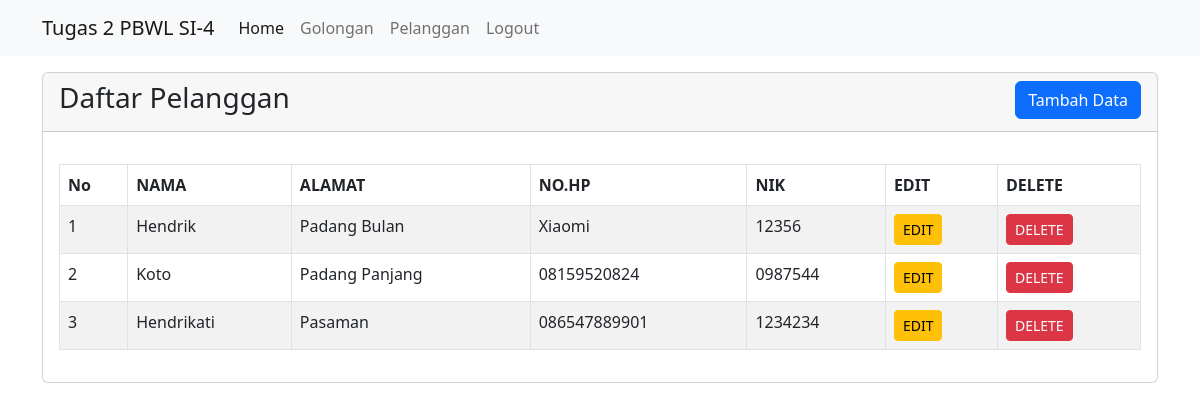
Page /pelanggan on the committed database.
### tables this page shows
CREATE TABLE `tb_pelanggan` (
  `pel_id` int(11) NOT NULL,
  `pel_id_gol` tinyint(3) DEFAULT NULL,
  `pel_no` varchar(20) NOT NULL,
  `pel_nama` varchar(50) DEFAULT NULL,
  `pel_alamat` text DEFAULT NULL,
  `pel_hp` varchar(20) DEFAULT NULL,
  `pel_ktp` varchar(50) DEFAULT NULL,
  `pel_seri` varchar(50) DEFAULT NULL,
  `pel_meteran` int(11) DEFAULT NULL,
  `pel_aktif` enum('Y','N') DEFAULT NULL,
  `pel_id_user` int(11) DEFAULT NULL,
  `created_at` timestamp NOT NULL DEFAULT current_timestamp() ON UPDATE current_timestamp(),
  `update_at` datetime DEFAULT NULL
);

### app/core/Controller.php (called while the page is built, shortened)
<?php
class Controller
{
	public function home($view, $data = [])
	{
		require_once ROOT . "layouts/home.php";
	}
}

### app/controllers/Pelanggan.php (called while the page is built, shortened)
<?php
class Pelanggan extends Controller
{
    protected object $model;
    public function __construct() {
        $this->model = new \App\Models\Pelanggan();
    }
	public function index()
	{
		$data['rows'] = $this->model->all();
		$this->home('pelanggan/index', $data);
	}
}

### index.php (called while the page is built, shortened)
<?php
new App\Core\Bootstrap();

### app/core/Model.php (called while the page is built, shortened)
<?php
class Model
{
	public function __construct()
	{
		try {
			$this->db = new PDO("mysql:host=localhost;dbname=tugas2pbwl_kosma", "root", "");
		} catch (Exception $e) {
			die("error! " . $e->getMessage());
		}
	}
}

### app/models/Pelanggan.php (called while the page is built, shortened)
<?php
class Pelanggan extends Model
{
      public function all()
      {
            $sql = "SELECT * FROM tb_pelanggan";
            $stmt = $this->db->prepare($sql);
            $stmt->execute();
            $data = [];
            while ($rows = $stmt->fetch()) {
                  $data[] = $rows;
            }
            return $data;
      }
}

### app/views/pelanggan/index.php (the view)
<div class="card">
    <div class="card-header">
        <h3>Daftar Pelanggan
            <a href="<?php echo URL; ?>/pelanggan/create" class="btn btn-primary float-end">Tambah Data</a>
        </h3>
    </div>
    <div class="card-body">
        <table class="table table-bordered table-striped table-hover mt-3">
            <thead>
                <tr>
                    <th>No</th>
                    <th>NAMA</th>
                    <th>ALAMAT</th>
                    <th>NO.HP</th>
                    <th>NIK</th>
                    <th>EDIT</th>
                    <th>DELETE</th>
                </tr>
            </thead>
            <tbody>
                <?php foreach ($data['rows'] as $row) { ?>
                    <tr>
                        <td><?php echo $row['pel_id']; ?></td>
                        <td><?php echo $row['pel_nama']; ?></td>
                        <td><?php echo $row['pel_alamat']; ?></td>
                        <td><?php echo $row['pel_hp']; ?></td>
                        <td><?php echo $row['pel_ktp']; ?></td>
                        <td><a href="<?php echo URL; ?>/pelanggan/edit/<?php echo $row['pel_id']; ?>" class="btn btn-warning btn-sm">EDIT</a></td>
                        <td><a href="<?php echo URL; ?>/pelanggan/delete/<?php echo $row['pel_id']; ?>" class="btn btn-danger btn-sm" onclick="return confirm('Apakah Kamu Yakin Ingin Menghapus Data Ini???')">DELETE</a></td>
                    </tr>
                <?php } ?>
            </tbody>
        </table>
    </div>
</div>

### rows in the picture
tb_pelanggan: pel_id "1", pel_nama "Hendrik", pel_alamat "Padang Bulan", pel_hp "Xiaomi", pel_ktp "12356"
tb_pelanggan: pel_id "2", pel_nama "Koto", pel_alamat "Padang Panjang", pel_hp "08159520824", pel_ktp "0987544"
tb_pelanggan: pel_id "3", pel_nama "Hendrikati", pel_alamat "Pasaman", pel_hp "086547889901", pel_ktp "1234234"
